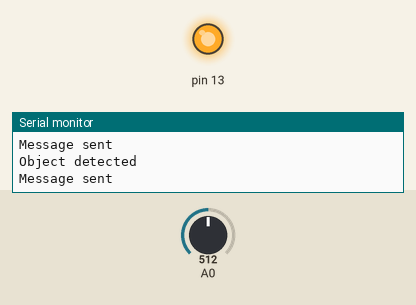
Bench run of a sketch on a simulated Arduino Uno, built with avr-gcc and run on an emulated ATmega328P. Shown: output pins drawn as LEDs (lit = HIGH), the last lines printed to the serial monitor. The test bench sets the inputs (shaded band); at power-on: A0 = 512. No radio packets arrive unless stated.

Above: at 4.3 s.
4.4 s: A0 set to 76
8.9 s: A0 set to 62
At 12.0 s:
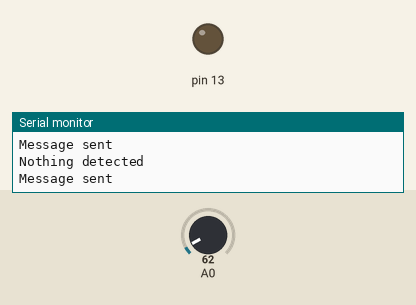
13.4 s: A0 set to 80
At 15.7 s:
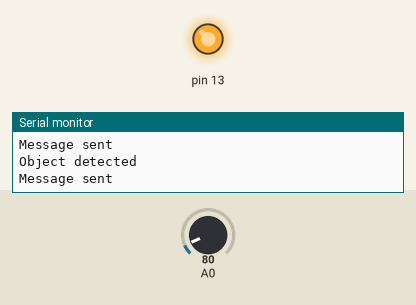
17.9 s: A0 set to 60
At 21.8 s:
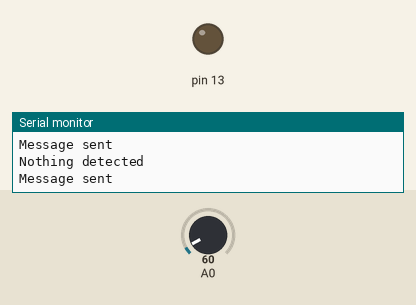
Timing chart, 0 to 23.3 s (numbered marks = the images above; inputs shaded):
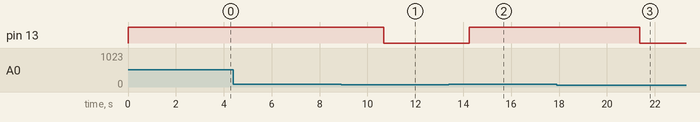

The sketch:

SensorAssembly.ino
```cpp
#include <VirtualWire.h>

//Parking space ID.
char PARKING_SPACE_ID = '2';

//Parking space status.
char PARKING_SPACE_VACANT_STATUS = '0';
char PARKING_SPACE_OCCUPIED_STATUS = '1';

//Flag to determine if an object was detected in last sensor activity.
boolean objectDetected = false;

//Message parameters.
char message[] = {'0', '0'};
int PARKING_SPACE_ID_INDEX = 0;
int PARKING_SPACE_STATUS_INDEX = 1;
int messageAttempts = 0;
int MAX_MESSAGE_ATTEMPTS = 4;
int DELAY = 3500;

void setup() {
  //Initialize the IO and ISR.
  vw_set_ptt_inverted(true);

  //Define transmission pin.
  vw_set_tx_pin(2);

  //Set bits per second.
  vw_setup(4000);

  //Set LED output.
  pinMode(13, OUTPUT);

  //Set data rate.
  Serial.begin(9600);
}

void loop() {
  //Read sensor input.
  int sensorValue = analogRead(0);

  if(70 < sensorValue) {
    //Object detected. Glow LED.
    digitalWrite(13, 1);

    Serial.println("Object detected");

    //Transmit message only if the object is being detected for the first time.
    if(false == objectDetected) {
      objectDetected = true;

      message[PARKING_SPACE_ID_INDEX] = PARKING_SPACE_ID;
      message[PARKING_SPACE_STATUS_INDEX] = PARKING_SPACE_OCCUPIED_STATUS;
      messageAttempts = MAX_MESSAGE_ATTEMPTS;
    }
  } else {
    //No object detected. Turn off LED.
    digitalWrite(13, 0);

    Serial.println("Nothing detected");

    //Transmit message only if no object is being detected for the first time.
    if(true == objectDetected) {
      objectDetected = false;

      message[PARKING_SPACE_ID_INDEX] = PARKING_SPACE_ID;
      message[PARKING_SPACE_STATUS_INDEX] = PARKING_SPACE_VACANT_STATUS;
      messageAttempts = MAX_MESSAGE_ATTEMPTS;
    }
  }

  //Transmit message, if any.
  if(0 < messageAttempts) {
    sendMessage(message);

    messageAttempts--;
  }

  //Pause.
  delay(DELAY);
}

//Function to transmit message using RF module.
void sendMessage(char *message) {
  //Transmit message.
  vw_send((uint8_t *)message, strlen(message));
  Serial.println("Message sent");

  //Wait until the whole message is sent.
  vw_wait_tx();
}
```

Measured:
- the behaviour switches between 71 and 70 on A0 (found by bisection; images 0 and 1)
- after the input at 8.9 s, pin 13: HIGH → LOW after 1.8 s
- after the input at 13.4 s, pin 13: LOW → HIGH after 0.84 s
- after the input at 17.9 s, pin 13: HIGH → LOW after 3.5 s
